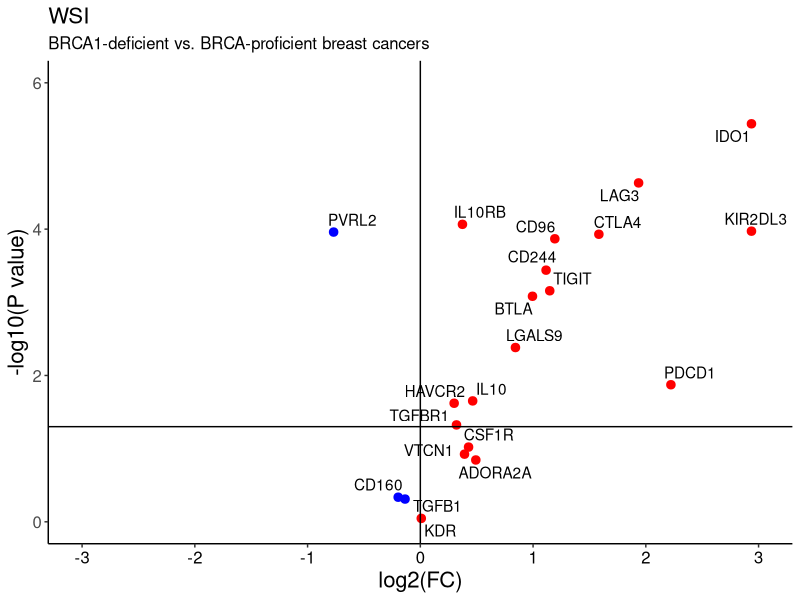

Reproduce this figure in R.
# Load packages
library(ggplot2)
library(ggrepel)

# Set working directory
setwd("/Users/WIMM/Documents/BRCA_2018/Github/")

# Read file
df <- read.table("Data/WSI_final.txt", header=TRUE, sep="\t", na.strings="NA", check.names=FALSE)

# CIN25 gene list
genes <- c("CTLA4", "PDCD1", "LAG3", "BTLA", "CD160", "IDO1", "IL10", "IL10RB", "TGFB1", "TGFBR1", "VTCN1", "CD244", "LGALS9", "HAVCR2", "ADORA2A", "TIGIT", "CSF1R", "KIR2DL1", "KIR2DL2", "KIR2DL3", "KDR", "CD96", "PVRL2")

genes <- intersect(names(df), genes)

# Subset relevant columns
df <- df[,c("BRCA_status", genes)]

# Remove missing values
df <- na.omit(df)

# Compute FC and p-values
fc.brca <- NULL
p.brca <- NULL

for(i in 1:length(genes)) {

    # Subset gene
    df.small <- df[, c("BRCA_status", genes[i])]
    
    # Retrieve expression values
    proficient <- df.small[which(df.small$BRCA_status=="BRCA-proficient"), 2]
    brca <- df.small[which(df.small$BRCA_status=="BRCA1-deficient"), 2]
    
    # Compute FC
    fc.brca[i] <- log2(median((2^brca - 1), na.rm=TRUE) / median((2^proficient - 1), na.rm=TRUE))
    
    # Compute p.values
    p.brca[i] <- wilcox.test(brca, proficient, na.rm=TRUE)$p.value
    
}

# Tabulate
results <- data.frame(genes, fc.brca, p.brca, stringsAsFactors=FALSE)

# Remove Inf value
results <- results[-which(is.infinite(results$fc.brca)), ]

# Replace KIR2DL3 value with next highest value
results$fc.brca[which(results$genes=="KIR2DL3")] <- sort(results$fc.brca, decreasing=TRUE)[2]

# Indicate direction
results$direction <- ifelse(results$fc.brca > 0, "Up", "Down")

# Volcano plot
    # Definition
    data <- results
    x <- data$fc.brca
    y <- -log10(data$p.brca)
    z <- data$direction
    label <- data$genes
    maintitle <- "WSI"
    subtitle <- "BRCA1-deficient vs. BRCA-proficient breast cancers"
    xtitle <- "log2(FC)"
    ytitle <- "-log10(P value)"
    ymin <- floor(min(y))
    ymax <- ceiling(max(y))
    yinterval <- 2
    xmin <- max(abs(floor(min(x))), ceiling(max(x))) * -1
    xmax <- max(abs(floor(min(x))), ceiling(max(x)))
    xinterval <- 1
    
    # Plot
    plot <- ggplot(data, aes(x=x, y=y, label=label)) +
               geom_point(shape=20, size=4, mapping=aes(color=z), show.legend=FALSE) +
               geom_text_repel(aes(label=label)) +
               geom_vline(xintercept = 0) +
               geom_hline(yintercept = 1.3) +
               scale_colour_manual(values=c("blue", "red")) +
               scale_x_continuous(limits=c(xmin, xmax), breaks=seq(xmin, xmax, by=xinterval)) +
               scale_y_continuous(limits=c(ymin, ymax), breaks=seq(ymin, ymax, by=yinterval)) +
               labs(title=maintitle, subtitle=subtitle, x=xtitle, y=ytitle) +
               theme(panel.grid.major=element_blank(),
                     panel.grid.minor=element_blank(),
                     panel.background=element_blank(),
                     axis.line = element_line(colour="black"),
                     axis.text.x=element_text(colour="black"),
                     axis.text=element_text(size=12),
                     axis.title=element_text(size=16),
                     plot.title=element_text(size=16),
                     plot.subtitle=element_text(size=12))
                     
    # Sava plot
    ggsave("Figures/Figure_2E.pdf", plot, width=8, height=8)
